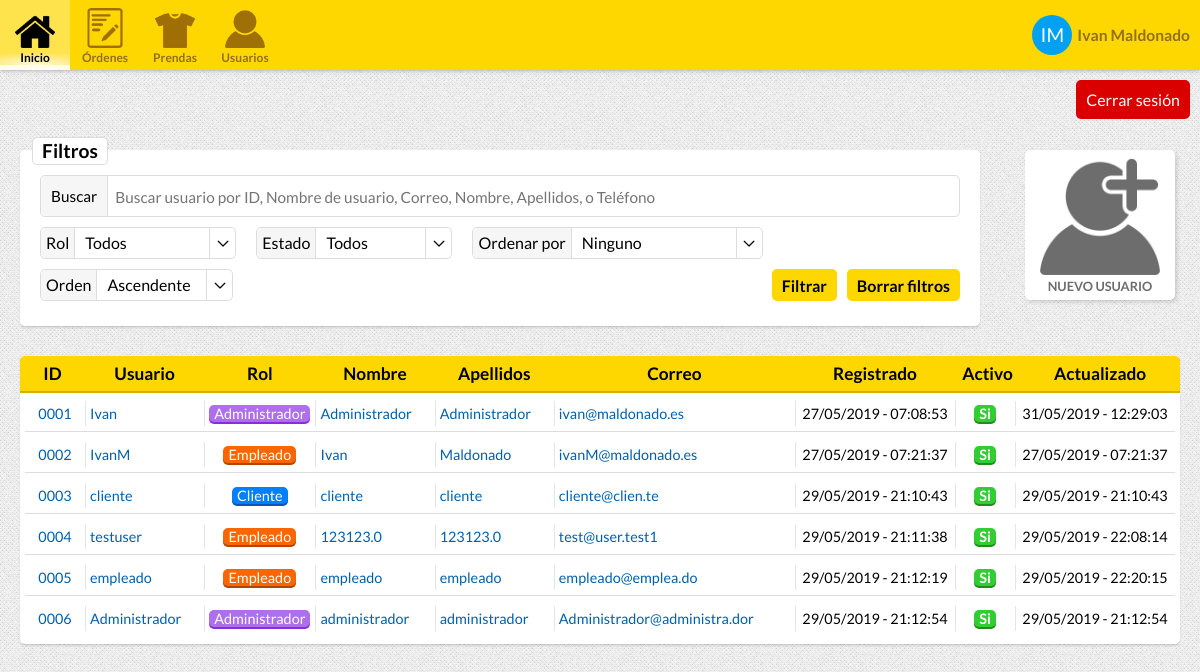
The page /users.php (signed in) on the database its author committed.
### tables this page shows
CREATE TABLE "USERS" (
	"USER_ID"	INTEGER NOT NULL PRIMARY KEY AUTOINCREMENT,
	"USERNAME"	TEXT NOT NULL,
	"NAME"	TEXT NOT NULL,
	"SURNAME"	TEXT,
	"PHONE"	INTEGER,
	"EMAIL"	TEXT NOT NULL,
	"HASHED_PASSWORD"	TEXT NOT NULL,
	"ROLE_ID"	INTEGER NOT NULL DEFAULT 0,
	"UPDATE_TIMESTAMP"	INTEGER NOT NULL,
	"REGISTER_TIMESTAMP"	INTEGER NOT NULL,
	"ACTIVE"	INTEGER NOT NULL DEFAULT 0,
	FOREIGN KEY("ROLE_ID") REFERENCES "USER_ROLES"("ROLE_ID")
);

CREATE TABLE "USER_ROLES" (
	"ROLE_ID"	INTEGER NOT NULL PRIMARY KEY AUTOINCREMENT,
	"ROLE_NAME"	TEXT NOT NULL,
	"ROLE_CSS_CLASS"	TEXT,
	"ROLE_DESCRIPTION"	TEXT
);

### Controllers/UserController.php (called while the page is built, shortened)
<?php
class UserController {
    private function connect(){
        return new PDO("sqlite:.data/data.db");
    }
    public function getUser($id){
        $db = $this->connect();
        $sql = "SELECT * FROM USERS AS U, USER_ROLES AS R WHERE USER_ID = :userID AND U.ROLE_ID = R.ROLE_ID";
        $stmt = $db->prepare($sql);
        $stmt->bindParam(':userID', $id);
        if($stmt->execute()){
            if($row = $stmt->fetch()){
               return new User(
                $row["USER_ID"],
                $row["USERNAME"],
                $row["HASHED_PASSWORD"],
                $row["EMAIL"],
                new Role(
                    $row["ROLE_ID"],
                    $row["ROLE_NAME"],
                    $row["ROLE_CSS_CLASS"],
                    $row["ROLE_DESCRIPTION"]
                ),
                $row["PHONE"],
                $row["NAME"],
                $row["SURNAME"],
                $row["REGISTER_TIMESTAMP"],
                $row["UPDATE_TIMESTAMP"],
                $row["ACTIVE"]
                );
            }
        }
        return null;
    }
    public function getUsers($searchString, $roleFilter, $stateFilter, $orderByFilter, $orderDirectionFilter, $page = 1, $itemsPerPage = 10){
        $searchString = "%$searchString%";
        $page = $page - 1;
        $startFromItem = $page * $itemsPerPage;
        $users = array();
        $db = $this->connect();
        $sql = "
            SELECT
                *
            FROM
                USERS AS U,
                USER_ROLES AS R
            WHERE
                U.ROLE_ID = R.ROLE_ID";
        if(!is_null($searchString) && !empty($searchString)){
            $sql .= "
                AND (
                    LOWER(U.NAME) LIKE LOWER(:searchString) OR
                    LOWER(U.SURNAME) LIKE LOWER(:searchString) OR
                    LOWER(U.USERNAME) LIKE LOWER(:searchString) OR
                    LOWER(U.EMAIL) LIKE LOWER(:searchString) OR
                    LOWER(U.PHONE) LIKE LOWER(:searchString)
                )";
        }
        switch($orderByFilter){
            default:
                $orderBy = "U.USER_ID";
                break;
        }
        $sql .= "
            ORDER BY
                $orderBy ";
        switch ($orderDirectionFilter){
            default:
                $sql .= "ASC ";
                break;
        }
        $sql .= "
            LIMIT
                :page,
                :maxItems";
        $stmt = $db->prepare($sql);
        if(!is_null($searchString) && !empty($searchString)){
            $stmt->bindParam(':searchString', $searchString);
        }
        $stmt->bindParam(":page", $startFromItem);
        $stmt->bindParam(":maxItems", $itemsPerPage);
        if($stmt->execute()){
            while($row = $stmt->fetch()){
                array_push($users, new User(
                    $row["USER_ID"],
                    $row["USERNAME"],
                    $row["HASHED_PASSWORD"],
                    $row["EMAIL"],
                    new Role(
                        $row["ROLE_ID"],
                        $row["ROLE_NAME"],
                        $row["ROLE_CSS_CLASS"],
                        $row["ROLE_DESCRIPTION"]
                    ),
                    $row["PHONE"],
                    $row["NAME"],
                    $row["SURNAME"],
                    $row["REGISTER_TIMESTAMP"],
                    $row["UPDATE_TIMESTAMP"],
                    $row["ACTIVE"]
                ));
            }
        }
        return $users;
    }
}

### Classes/User.php (called while the page is built, shortened)
<?php
require_once("Classes/Role.php");
class User{
    private $id;
    private $username;
    private $email;
    private $role;
    private $name;
    private $surname;
    private $registeredDate;
    private $updateDate;
    private $active;
    function __construct($id = 0, $username, $password = null, $email, $role, $telephone, $name, $surname, $registeredDate, $updateDate, $active = 0){
        $this->id = $id;
        $this->username = $username;
        $this->email = $email;
        $this->role = $role;
        $this->name = $name;
        $this->surname = $surname;
        $registeredDateOb = new DateTime();
        $registeredDateOb->setTimestamp($registeredDate);
        $this->registeredDate = $registeredDateOb;
        $updateDateOb = new DateTime();
        $updateDateOb->setTimestamp($updateDate);
        $this->updateDate = $updateDateOb;
        if($active == 0){
            $this->active = false;
        }else {
            $this->active = true;
        }
    }
    function getId(){
        return $this->id;
    }
    function getUsername(){
        return $this->username;
    }
    function getEmail(){
        return $this->email;
    }
    function getRole(){
        return $this->role;
    }
    function getName(){
        return $this->name;
    }
    function getRegisteredDateString(){
        $date = $this->registeredDate;
        return $date->format('d/m/Y - H:i:s');
    }
    function getUpdateDateString(){
        $date = $this->updateDate;
        return $date->format('d/m/Y - H:i:s');
    }
    function isActive(){
        return $this->active;
    }
    function getSurname(){
        return $this->surname;
    }
}

### Classes/Role.php (called while the page is built, shortened)
<?php
class Role{
    private $id;
    private $name;
    private $cssClass;
    function __construct($id, $name, $cssClass, $description = ""){
        $this->id = $id;
        $this->name = $name;
        $this->cssClass = $cssClass;
    }
    function getID(){
        return $this->id;
    }
    function getName(){
        return $this->name;
    }
    function getCssClass(){
        return $this->cssClass;
    }
}

### ViewControllers/usersViewController.php (the view, shortened to what this page needs)
<?php
require_once("Controllers/UserController.php");
require_once("Classes/User.php");
require_once("Classes/Role.php");
require_once("ViewControllers/vistaController.php");
$userController = new UserController();
if(isset($_SESSION["userID"])){
    $sessionUser = $userController->getUser($_SESSION["userID"]);
    $sessionUserRole = $sessionUser->getRole();
}else {
    header("location: login.php");
}
if($sessionUserRole->getID() == 0){
    $client = true;
}elseif($sessionUserRole->getID() == 1){
    $employee = true;
}elseif($sessionUserRole->getID() == 2){
    $admin = true;
}
$page = 1;
$search = "";
$userRoleFilter = -1;
$state = -1;
$orderBy = -1;
$orderDirection = -1;
$users = $userController->getUsers($search, $userRoleFilter,$state,$orderBy,$orderDirection, $page);
function showRoleFilter(){
    ?>
    <label class="boxed-select" id="role-filter">
        <div>Rol</div>
    </label>
    <?php
}
function showUsersTable(){
    global $users;
    ?>
    <div class="table-container">
        <table class="user-table">
            <tr class="header-responsive-desktop">
                <th>ID</th>
                <th>Usuario</th>
                <th>Rol</th>
                <th>Nombre</th>
                <th>Apellidos</th>
                <th>Correo</th>
                <th>Registrado</th>
                <th>Activo</th>
                <th>Actualizado</th>
            </tr>
            <?php
            if(sizeof($users) > 0){
                foreach($users as $user){
                    $role = $user->getRole();
                    ?>
            <tr class="user">
                <td class="id a-center"><span class="responsive-label">ID</span><a href="user.php?<?=http_build_query(array("id" => $user->getID()))?>"><?=str_pad($user->getID(), 4, "0", STR_PAD_LEFT)?></a></td>
                <td class="username"><span class="responsive-label">Usuario</span> <a href="user.php?<?=http_build_query(array("id" => $user->getID()))?>"><?=$user->getUsername()?></a></td>
                <td class="role a-center"><span class="responsive-label">Rol</span><a href="users.php?<?=http_build_query(array("userRole" => $role->getID()))?>" class="label-box <?=$role->getCssClass()?>"><?=$role->getName()?></a></td>
                <td class="name"><span class="responsive-label">Nombre</span> <a href="user.php?<?=http_build_query(array("id" => $user->getID()))?>"><?=$user->getName()?></a></td>
                <td class="surname"><span class="responsive-label">Apellidos</span> <a href="user.php?<?=http_build_query(array("id" => $user->getID()))?>"><?=$user->getSurname()?></a></td>
                <td class="email"><span class="responsive-label">Correo</span><a href="user.php?<?=http_build_query(array("id" => $user->getID()))?>"><?=$user->getEmail()?></a></td>
                <td class="registration-date date a-center"><span class="responsive-label">Registro</span><span><?=$user->getRegisteredDateString()?></span></td>
                <td class="active a-center"><span class="responsive-label">Activo</span><a href="users.php?<?=http_build_query(array("state" => $user->isActive()?1:0))?>" class="label-box <?=$user->isActive()?"enabled":"disabled"?>"><?=$user->isActive()?"Si":"No"?></a></td>
                <td class="update-date date a-center"><span class="responsive-label">Actualizado</span><span><?=$user->getUpdateDateString()?></span></td>
            </tr>
                    <?php
                }
            }else{
                ?><tr class="user no-items"><td colspan="9">No se han encontrado usuarios</td></tr><?php
            }
            ?>
        </table>
    </div>
    <?php
}

### includes/navbar.inc (shortened to what this page needs)
<nav class="top-header">
    <a class="menu-item" href="index.php">
        <img src="media/img/inicio.png">
        <div class="label">Inicio</div>
    </a>
    <a class="menu-item" href="orders.php">
        <img src="media/img/order.png">
        <div class="label">Órdenes</div>
    </a>
    <?php
    if($employee||$admin){
        ?>
    <a class="menu-item" href="clothes.php">
        <img src="media/img/prendas.png">
        <div class="label">Prendas</div>
    </a>
    <a class="menu-item" href="users.php">
        <img src="media/img/users.png">
        <div class="label">Usuarios</div>
    </a>
        <?php
    }
    ?>
    <a class="menu-item user" href="user.php?id=<?=$sessionUser->getID()?>">
        <div class="user-avatar"><?=substr($sessionUser->getName(), 0,1) . substr($sessionUser->getSurname(), 0,1)?></div>
        <div class="username"><?=$sessionUser->getName()." ".$sessionUser->getSurname()?></div>
    </a>
</nav>
<a class="logout-button" href="?logout">Cerrar sesión</a>

### rows shown on the page
users: NAME "I", SURNAME "M", NAME "Ivan", SURNAME "Maldonado", USER_ID "0002", USERNAME "IvanM", ROLE_ID.ROLE_NAME "Empleado", EMAIL "ivanM@maldonado.es", REGISTER_TIMESTAMP "27/05/2019 - 07:21:37", ACTIVE "Si", UPDATE_TIMESTAMP "27/05/2019 - 07:21:37"
users: ACTIVE "0001", USERNAME "Ivan", ROLE_ID.ROLE_NAME "Administrador", NAME "Administrador", EMAIL "ivan@maldonado.es", REGISTER_TIMESTAMP "27/05/2019 - 07:08:53", shows "Si", UPDATE_TIMESTAMP "31/05/2019 - 12:29:03"
users: USER_ID "0003", NAME "cliente", ROLE_ID.ROLE_NAME "Cliente", SURNAME "cliente", EMAIL "cliente@clien.te", REGISTER_TIMESTAMP "29/05/2019 - 21:10:43", ACTIVE "Si", UPDATE_TIMESTAMP "29/05/2019 - 21:10:43"
users: USER_ID "0004", USERNAME "testuser", ROLE_ID.ROLE_NAME "Empleado", NAME "123123.0", SURNAME "123123.0", EMAIL "test@user.test1", REGISTER_TIMESTAMP "29/05/2019 - 21:11:38", UPDATE_TIMESTAMP "29/05/2019 - 22:08:14"
users: USER_ID "0005", NAME "empleado", ROLE_ID.ROLE_NAME "Empleado", SURNAME "empleado", EMAIL "empleado@emplea.do", REGISTER_TIMESTAMP "29/05/2019 - 21:12:19", ACTIVE "Si", UPDATE_TIMESTAMP "29/05/2019 - 22:20:15"
users: USER_ID "0006", ROLE_ID.ROLE_NAME "Administrador", NAME "administrador", SURNAME "administrador", EMAIL "Administrador@administra.dor", REGISTER_TIMESTAMP "29/05/2019 - 21:12:54", ACTIVE "Si", UPDATE_TIMESTAMP "29/05/2019 - 21:12:54"
